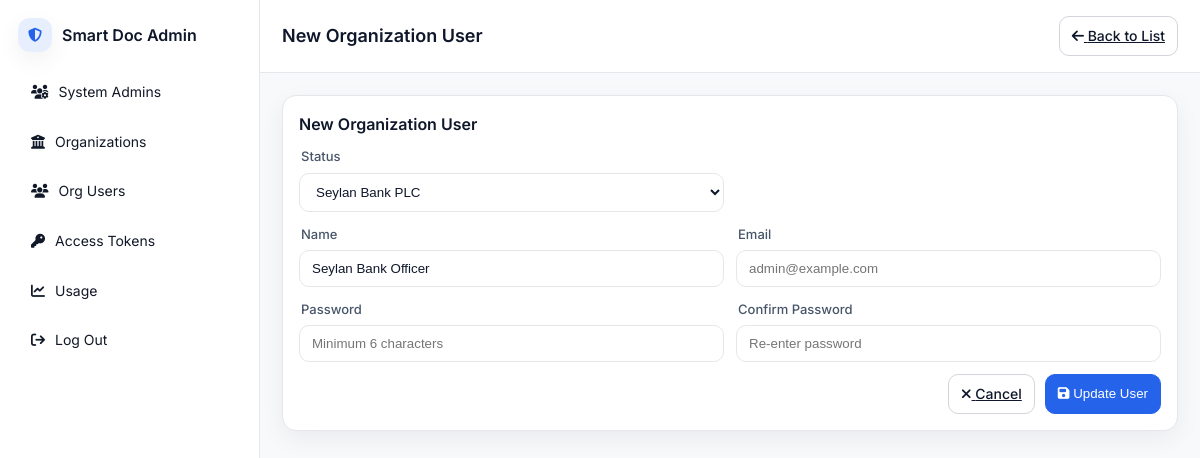
Page /manage_org_users_edit.php?id=1 (signed in) on the committed database.
### tables this page shows
CREATE TABLE IF NOT EXISTS `organization_user` (
  `id` int NOT NULL AUTO_INCREMENT,
  `organization_id` int NOT NULL,
  `name` varchar(50) DEFAULT NULL,
  `email` varchar(50) DEFAULT NULL,
  `password` varchar(300) NOT NULL,
  `created_at` timestamp NOT NULL DEFAULT CURRENT_TIMESTAMP,
  `updated_at` timestamp NOT NULL DEFAULT CURRENT_TIMESTAMP ON UPDATE CURRENT_TIMESTAMP,
  PRIMARY KEY (`id`)
);

CREATE TABLE IF NOT EXISTS `organization` (
  `id` int NOT NULL AUTO_INCREMENT,
  `name` varchar(100) DEFAULT NULL,
  `address` varchar(200) DEFAULT NULL,
  `mobile` varchar(10) DEFAULT NULL,
  `status` int NOT NULL DEFAULT '0',
  `created_at` timestamp NOT NULL DEFAULT CURRENT_TIMESTAMP,
  `updated_at` timestamp NOT NULL DEFAULT CURRENT_TIMESTAMP ON UPDATE CURRENT_TIMESTAMP,
  PRIMARY KEY (`id`)
);

### db/db_connection.php (called while the page is built, shortened)
<?php
$connection_pool = [];
$pool_available = [];
function get_connection(): ?mysqli {
    global $connection_pool, $pool_available;
    foreach ($pool_available as $index => $available) {
        if ($available && $connection_pool[$index] !== null) {
            if ($connection_pool[$index]->ping()) {
                return $connection_pool[$index];
            }
        }
    }
}
function release_connection(mysqli $conn): void {
    global $connection_pool, $pool_available;
    foreach ($connection_pool as $index => $pool_conn) {
        if ($pool_conn === $conn) {
            return;
        }
    }
}
function execute_query(string $sql, array $params = []): array {
    $conn = get_connection();
    try {
        if (!empty($params)) {
            $stmt = $conn->prepare($sql);
            $types = str_repeat('s', count($params));
            $stmt->bind_param($types, ...$params);
            if (!$stmt->execute()) {
                throw new Exception("Execute failed: " . $stmt->error);
            }
            $result = $stmt->get_result();
        } else {
            $result = $conn->query($sql);
        }
        $data = [];
        if ($result instanceof mysqli_result) {
            while ($row = $result->fetch_assoc()) {
                $data[] = $row;
            }
        }
        return $data;
    } finally {
        if (isset($conn)) {
            release_connection($conn);
        }
    }
}

### db/organization_user_controller.php (called while the page is built, shortened)
<?php
require_once 'db_connection.php';
class OrganizationUserController {
    public static function getOrganizationUserById(int $id): ?array {
        $sql = "SELECT ou.*, o.name as organization_name
                FROM organization_user ou
                LEFT JOIN organization o ON ou.organization_id = o.id
                WHERE ou.id = ?";
        try {
            $result = execute_query($sql, [$id]);
            return $result[0] ?? null;
        } catch (Exception $e) {
            error_log("Get organization user error: " . $e->getMessage());
            return null;
        }
    }
}

### db/organization_controller.php (called while the page is built, shortened)
<?php
require_once 'db_connection.php';
class OrganizationController {
    public static function getAllOrganizations(): array {
        $sql = "SELECT * FROM organization ORDER BY created_at DESC";
        try {
            return execute_query($sql);
        } catch (Exception $e) {
            error_log("Get all organizations error: " . $e->getMessage());
            return [];
        }
    }
}

### manage_org_users_edit.php (the view, shortened to what this page needs)
<?php
require_once 'db\organization_user_controller.php';
require_once 'db\organization_controller.php';
$id = isset($_GET['id']) ? (int)$_GET['id'] : 0;
$org_user = OrganizationUserController::getOrganizationUserById($id);
?>
<!doctype html>
<html lang="en">
<head>
    <link href="https://cdnjs.cloudflare.com/ajax/libs/font-awesome/6.5.2/css/all.min.css" rel="stylesheet"/>
    <link rel="stylesheet" href="css/styles.css"/>
    <link rel="stylesheet" href="css/styles_add_admin.css"/>
</head>
<body>
<div class="layout">
    <aside class="sidebar">
        <div class="brand">
            <i class="fa-solid fa-shield-halved brand-icon" aria-hidden="true"></i>
            <span class="brand-text">Smart Doc Admin</span>
        </div>
        <nav class="menu">
            <a href="manage_admin.php"><i class="fa-solid fa-users-gear"></i><span>System Admins</span></a>
            <a href="manage_organization.php"><i class="fa-solid fa-building-columns"></i><span>Organizations</span></a>
            <a href="manage_org_users.php"><i class="fa-solid fa-users"></i><span>Org Users</span></a>
            <a href="manage_access_token.php"><i class="fa-solid fa-key"></i><span>Access Tokens</span></a>
            <a href="manage_usage.php"><i class="fa-solid fa-chart-line"></i><span>Usage</span></a>
            <a href="admin_logout.php"><i class="fa-solid fa-sign-out"></i><span>Log Out</span></a>
        </nav>
    </aside>
    <main class="content">
        <header class="topbar">
            <h1>New Organization User</h1>
            <a href="manage_org_users.php" class="btn">
                <i class="fa-solid fa-arrow-left"></i> Back to List
            </a>
        </header>
        <section class="page">
            <div class="card">
                <div class="card-head">
                    <h2 class="card-title">New Organization User</h2>
                </div>
                <form method="post" action="manage_org_users_edit.php?id=<?php echo $org_user['id'] ?>" class="form-block">
                    <div class="grid-2">
                        <label>
                            <span>Status</span>
                            <select name="organization_id" required>
                                <?php
                                $organizations = OrganizationController::getAllOrganizations();
                                foreach ($organizations as $org) {
                                    ?>
                                    <option value="<?php echo $org['id'] ?>" <?php echo ($org['id'] == $org_user['organization_id']) ? 'selected' : ''; ?>><?php echo $org['name'] ?></option>
                                <?php } ?>
                            </select>
                        </label>
                    </div>
                    <div class="grid-2">
                        <label>
                            <span>Name</span>
                            <input type="text" name="name" value="<?php echo $org_user['name'] ?>" placeholder="Jane Admin" required/>
                        </label>
                        <label>
                            <span>Email</span>
                            <input type="email" name="email" <?php echo $org_user['email'] ?> placeholder="admin@example.com" required/>
                        </label>
                    </div>
                    <div class="grid-2">
                        <label>
                            <span>Password</span>
                            <input type="password" name="password" placeholder="Minimum 6 characters" minlength="6" required />
                        </label>
                        <label>
                            <span>Confirm Password</span>
                            <input type="password" name="password_confirm" placeholder="Re-enter password" minlength="6" required />
                        </label>
                    </div>
                    <div class="form-actions">
                        <a href="manage_org_users.php" class="btn">
                            <i class="fa-solid fa-xmark"></i> Cancel
                        </a>
                        <button type="submit" class="btn primary">
                            <i class="fa-solid fa-floppy-disk"></i> Update User
                        </button>
                    </div>
                </form>
            </div>
        </section>
    </main>
</div>
</body>
</html>

### css/styles.css (style rules this page uses)
:root { --bg:#f7f9fb; --panel:#ffffff; --muted:#6b7280; --text:#0f172a; --brand:#2563eb; --brand-weak:#e7efff; --danger:#e11d48; --border:#e5e7eb; --border-strong:#d1d5db; --table-row:#fafbfc; --radius:14px; --shadow:0 8px 24px rgba(15,23,42,0.06); }
* { box-sizing:border-box }
html,body { height:100% }
body { margin:0; background:var(--bg); color:var(--text); font:14px/1.55 "Inter", system-ui, -apple-system, Segoe UI, Roboto, Arial, sans-serif; }
.layout { display:flex;min-height:100vh }
.sidebar { width:260px; background:var(--panel); border-right:1px solid var(--border); padding:18px; position:sticky; top:0; height:100vh; }
.brand { display:flex;align-items:center;gap:10px;margin-bottom:18px }
.brand-icon { color:var(--brand); background:var(--brand-weak); border-radius:12px; padding:10px; box-shadow:var(--shadow); }
.brand-text { font-weight:600;font-size:16px }
.menu { display:flex;flex-direction:column;gap:6px;margin:8px 0 18px }
.menu a { display:flex;align-items:center;gap:10px; color:#111827;text-decoration:none; padding:10px 12px;border-radius:10px;border:1px solid transparent; }
.content { flex:1;display:flex;flex-direction:column }
.topbar { display: flex; align-items: center; justify-content: space-between; padding: 16px 22px; background: var(--panel); border-bottom: 1px solid var(--border); position: sticky; top: 0; z-index: 5; }
.topbar h1 { margin: 0; font-size: 18px; font-weight: 600; }
.page { padding:22px }
.card { background:var(--panel); border:1px solid var(--border); border-radius:var(--radius); box-shadow:var(--shadow); padding:16px; }
.card-head { display:flex;align-items:center;justify-content:space-between;margin-bottom:10px }
.card-title { margin:0;font-size:16px;font-weight:600 }
.btn { appearance:none;border:1px solid var(--border-strong); background:#fff;color:#0f172a;border-radius:10px; padding:8px 12px;cursor:pointer;font-weight:500; }
.btn.primary { background: var(--brand); border-color: var(--brand); color: #fff; font-weight: 500; }

### css/styles_add_admin.css (style rules this page uses)
.form-block { display:block; margin-top:6px; }
.grid-2 { display:grid; grid-template-columns: 1fr 1fr; gap:12px; margin-bottom:12px; }
.form-block label span { display:block; font-size:13px; color:#475569; margin:0 0 6px 2px; font-weight:500; }
.form-block input, select { width:100%; background:#fff; border:1px solid var(--border); color:var(--text); border-radius:10px; padding:10px 12px; outline:none; }
.form-actions { display:flex; gap:10px; justify-content:flex-end; margin-top:8px; }

### rows in the picture
organization_user: organization_id "Seylan Bank PLC", name "Seylan Bank Officer"
